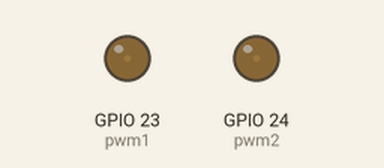
Recording of a program running on a simulated Raspberry Pi (BCM pin numbers). On the bench: output pins drawn as LEDs (lit = HIGH).

Above: at 0.05 s.
At 0.5 s:
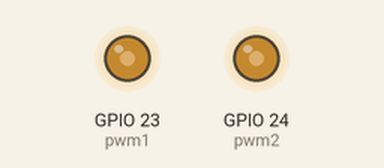
At 0.95 s:
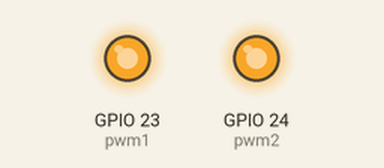
At 1.75 s:
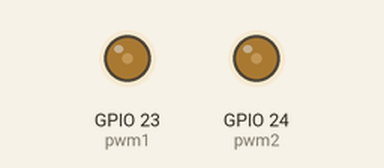
Timing chart, 0 to 4.7 s (numbered marks = the images above):
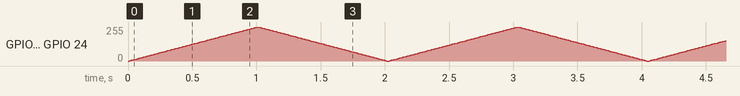

The program:

led_quze_04.py
```python
import RPi.GPIO as g
import time

g.setmode(g.BCM)

pin1 = 23
pin2 = 24

g.setup(pin1, g.OUT)
g.setup(pin2, g.OUT)

pwm1 = g.PWM(pin1, 1000.0)
pwm1.start(0.0)
pwm2 = g.PWM(pin2, 1000.0)
pwm2.start(0.0)

try:
    while True:
        for i in range(0, 101):
            pwm1.ChangeDutyCycle(i)
            pwm2.ChangeDutyCycle(i)
            time.sleep(0.01)
        for i in range(100, -1, -1):
            pwm1.ChangeDutyCycle(i)
            pwm2.ChangeDutyCycle(i)
            time.sleep(0.01)

except KeyboardInterrupt:
    pass

pwm1.stop()
pwm2.stop()

g.cleanup()
```
